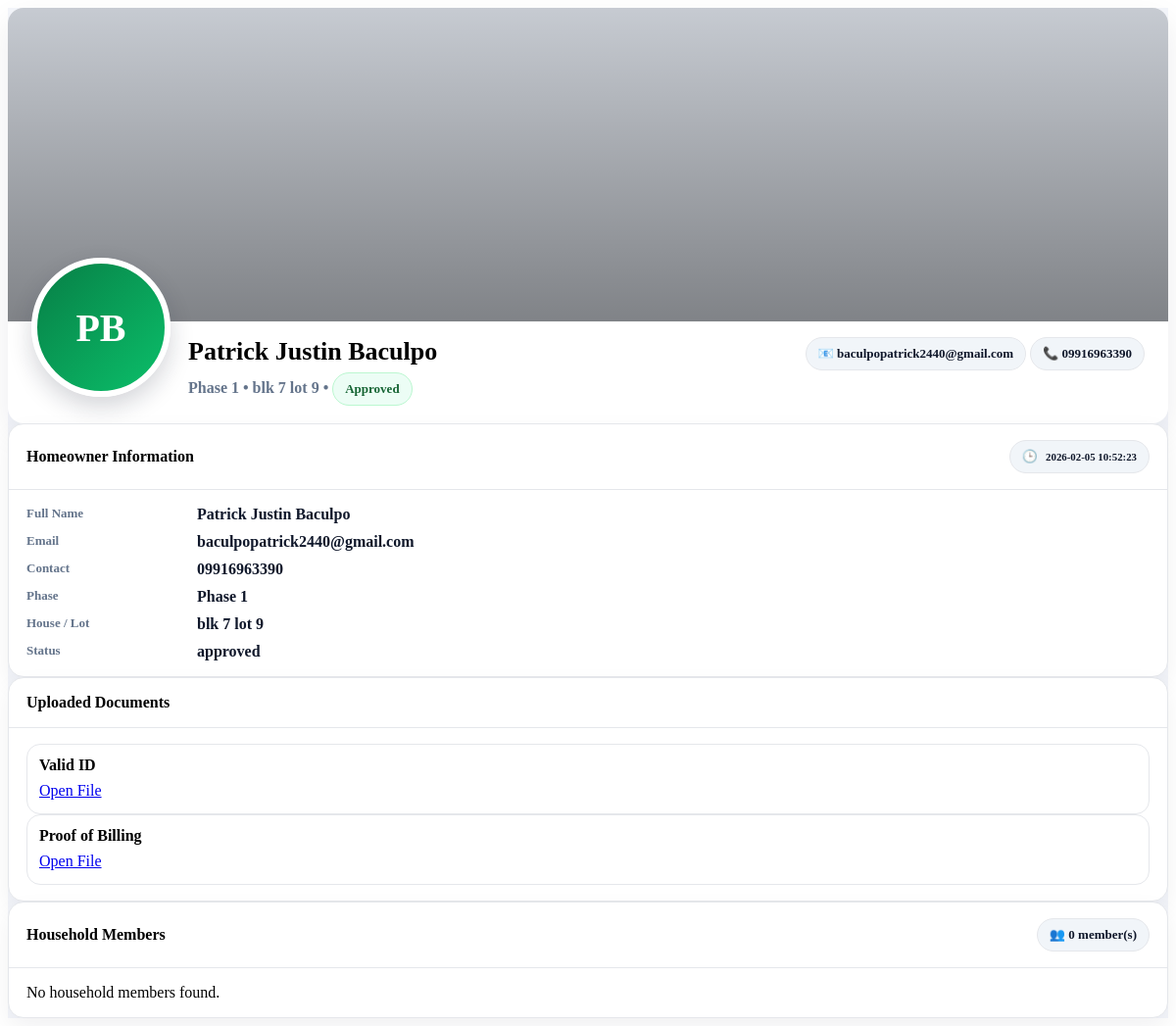
Screenshot of /admin/homeowner_profile_ajax.php?id=35 (signed in) with the database file from the repository.
### tables this page shows
CREATE TABLE `homeowners` (
  `id` int(11) NOT NULL,
  `public_id` varchar(20) DEFAULT NULL,
  `first_name` varchar(100) NOT NULL,
  `middle_name` varchar(100) DEFAULT NULL,
  `last_name` varchar(100) NOT NULL,
  `contact_number` varchar(15) NOT NULL,
  `email` varchar(255) NOT NULL,
  `password` varchar(255) NOT NULL,
  `must_change_password` tinyint(1) NOT NULL DEFAULT 1,
  `phase` enum('Phase 1','Phase 2','Phase 3') NOT NULL,
  `house_lot_number` varchar(50) NOT NULL,
  `valid_id_path` varchar(255) NOT NULL,
  `proof_of_billing_path` varchar(255) NOT NULL,
  `latitude` decimal(10,7) DEFAULT NULL,
  `longitude` decimal(10,7) DEFAULT NULL,
  `status` enum('pending','approved','rejected') DEFAULT 'pending',
  `admin_id` int(11) DEFAULT NULL,
  `created_at` timestamp NOT NULL DEFAULT current_timestamp(),
  `reset_token` varchar(255) DEFAULT NULL,
  `reset_expires` datetime DEFAULT NULL
);

### admin/homeowner_profile_ajax.php (the view, shortened to what this page needs)
<?php
$host = "localhost";
$db   = "south_meridian_hoa";
$user = "root";
$pass = "";
$conn = new mysqli($host, $user, $pass, $db);
$conn->set_charset("utf8mb4");
function esc($v){ return htmlspecialchars((string)$v, ENT_QUOTES, 'UTF-8'); }
function render_homeowner_profile_html(mysqli $conn, string $admin_role, string $admin_phase, int $id): string {
  if ($admin_role === 'superadmin') {
    $stmt = $conn->prepare("SELECT * FROM homeowners WHERE id=?");
    $stmt->bind_param("i", $id);
  } else {
    $stmt = $conn->prepare("SELECT * FROM homeowners WHERE id=? AND phase=?");
    $stmt->bind_param("is", $id, $admin_phase);
  }
  $stmt->execute();
  $homeowner = $stmt->get_result()->fetch_assoc();
  $stmt = $conn->prepare("SELECT * FROM household_members WHERE homeowner_id=? ORDER BY id ASC");
  $stmt->bind_param("i", $id);
  $stmt->execute();
  $members = $stmt->get_result();
  $lat = $homeowner['latitude'] ?? '';
  $lng = $homeowner['longitude'] ?? '';
  $validId = $homeowner['valid_id_path'] ?? '';
  $proof   = $homeowner['proof_of_billing_path'] ?? '';
  $fn = trim((string)($homeowner['first_name'] ?? ''));
  $ln = trim((string)($homeowner['last_name'] ?? ''));
  $initials = strtoupper(($fn ? $fn[0] : 'H') . ($ln ? $ln[0] : 'O'));
  $status = strtolower((string)($homeowner['status'] ?? 'pending'));
  $badgeClass = 'badge-soft-warning';
  if ($status === 'approved') $badgeClass = 'badge-soft-success';
  ?>
  <div class="p-3 p-lg-4" style="background:var(--bg);">
    <div class="profile-shell mb-4">
      <div class="cover">
        <?php if (!empty($lat) && !empty($lng)): ?>
          <div id="coverMap" data-lat="<?= esc($lat) ?>" data-lng="<?= esc($lng) ?>"></div>
          <div class="cover-overlay"></div>
        <?php else: ?>
          <div class="h-100 w-100 d-flex align-items-center justify-content-center bg-light">
            <div class="text-muted fw-semibold">No location saved for this homeowner.</div>
          </div>
        <?php endif; ?>
      </div>
      <div class="profile-header">
        <div class="avatar"><?= esc($initials) ?></div>
        <div class="profile-meta">
          <div>
            <p class="name"><?= esc(($homeowner['first_name'] ?? '').' '.($homeowner['middle_name'] ?? '').' '.($homeowner['last_name'] ?? '')) ?></p>
            <p class="subline">
              <?= esc($homeowner['phase'] ?? '') ?> • <?= esc($homeowner['house_lot_number'] ?? '') ?> •
              <span class="pill <?= esc($badgeClass) ?>"><?= esc(ucfirst($status)) ?></span>
            </p>
          </div>
          <div class="d-flex gap-2 flex-wrap">
            <span class="pill">📧 <?= esc($homeowner['email'] ?? '') ?></span>
            <span class="pill">📞 <?= esc($homeowner['contact_number'] ?? '') ?></span>
          </div>
        </div>
      </div>
    </div>
    <div class="row g-4">
      <div class="col-lg-5">
        <div class="cardx mb-4">
          <div class="cardx-head">
            <h5 class="cardx-title">Homeowner Information</h5>
            <span class="pill">🕒 <small><?= esc($homeowner['created_at'] ?? '') ?></small></span>
          </div>
          <div class="cardx-body">
            <div class="kv">
              <div class="k">Full Name</div>
              <div class="v"><?= esc(($homeowner['first_name'] ?? '').' '.($homeowner['middle_name'] ?? '').' '.($homeowner['last_name'] ?? '')) ?></div>
              <div class="k">Email</div>
              <div class="v"><?= esc($homeowner['email'] ?? '') ?></div>
              <div class="k">Contact</div>
              <div class="v"><?= esc($homeowner['contact_number'] ?? '') ?></div>
              <div class="k">Phase</div>
              <div class="v"><?= esc($homeowner['phase'] ?? '') ?></div>
              <div class="k">House / Lot</div>
              <div class="v"><?= esc($homeowner['house_lot_number'] ?? '') ?></div>
              <div class="k">Status</div>
              <div class="v text-capitalize"><?= esc($status) ?></div>
            </div>
          </div>
        </div>
        <div class="cardx">
          <div class="cardx-head"><h5 class="cardx-title">Uploaded Documents</h5></div>
          <div class="cardx-body">
            <div class="row g-3">
              <div class="col-12">
                <div class="doc-card">
                  <div class="doc-meta">
                    <p class="doc-title mb-1">Valid ID</p>
                    <?php if ($validId): ?>
                      <a class="btn btn-sm btn-success" target="_blank" href="<?= esc($validId) ?>">Open File</a>
                    <?php else: ?>
                      <span class="text-muted fw-semibold">—</span>
                    <?php endif; ?>
                  </div>
                </div>
              </div>
              <div class="col-12">
                <div class="doc-card">
                  <div class="doc-meta">
                    <p class="doc-title mb-1">Proof of Billing</p>
                    <?php if ($proof): ?>
                      <a class="btn btn-sm btn-success" target="_blank" href="<?= esc($proof) ?>">Open File</a>
                    <?php else: ?>
                      <span class="text-muted fw-semibold">—</span>
                    <?php endif; ?>
                  </div>
                </div>
              </div>
            </div>
          </div>
        </div>
      </div>
      <div class="col-lg-7">
        <div class="cardx">
          <div class="cardx-head">
            <h5 class="cardx-title">Household Members</h5>
            <span class="pill">👥 <?= (int)$members->num_rows ?> member(s)</span>
          </div>
          <div class="cardx-body">
            <?php if ($members->num_rows > 0): ?>
              <div class="table-responsive">
                <table class="table table-hover align-middle mb-0">
                  <thead>
                    <tr>
                      <th style="width:60px;">#</th>
                      <th>Full Name</th>
                      <th style="width:180px;">Relation</th>
                    </tr>
                  </thead>
                  <tbody>
                    <?php $i=1; while($m = $members->fetch_assoc()): ?>
                      <tr>
                        <td class="fw-bold"><?= $i++ ?></td>
                        <td class="fw-semibold">
                          <?= esc($m['first_name'] ?? '') ?> <?= esc($m['middle_name'] ?? '') ?> <?= esc($m['last_name'] ?? '') ?>
                        </td>
                        <td><span class="pill"><?= esc($m['relation'] ?? '') ?></span></td>
                      </tr>
                    <?php endwhile; ?>
                  </tbody>
                </table>
              </div>
            <?php else: ?>
              <div class="text-muted fw-semibold">No household members found.</div>
            <?php endif; ?>
          </div>
        </div>
      </div>
    </div>
  </div>
  <?php
  return ob_get_clean();
}
$id = (int)($_GET['id'] ?? 0);
$admin_id_sess = (int)($_SESSION['admin_id'] ?? 0);
$admin_phase = (string)($_SESSION['admin_phase'] ?? '');
$admin_role  = (string)($_SESSION['admin_role'] ?? '');
if ($admin_id_sess > 0) {
  $stmt = $conn->prepare("SELECT phase, role FROM admins WHERE id=?");
  $stmt->bind_param("i", $admin_id_sess);
  $stmt->execute();
  $a = $stmt->get_result()->fetch_assoc();
  $admin_phase = $a['phase'] ?? $admin_phase;
  $admin_role  = $a['role'] ?? $admin_role;
}
echo render_homeowner_profile_html($conn, $admin_role, $admin_phase, $id);

### admin/homeowner_profile_ajax.php (style rules this page uses)
.profile-shell { border-radius:16px;overflow:hidden;box-shadow:0 12px 32px rgba(15,23,42,.08);background:var(--card); }
.cover { position:relative;height:320px;background:#e9eef6; }
#coverMap { height:100%;width:100%; }
.cover-overlay { position:absolute;inset:0;background:linear-gradient(to bottom,rgba(0,0,0,.15),rgba(0,0,0,.45));z-index:2;pointer-events:none; }
.profile-header { position:relative;padding:0 24px 18px; }
.avatar { width:130px;height:130px;border-radius:50%;background:linear-gradient(135deg,var(--brand),#0bbf6a); border:6px solid #fff;display:grid;place-items:center;color:#fff;font-weight:800;font-size:40px; position:absolute;top:-65px;left:24px;z-index:4;box-shadow:0 10px 25px rgba(15,23,42,.18); }
.profile-meta { padding-top:16px;padding-left:160px;display:flex;align-items:flex-start;justify-content:space-between;gap:16px;flex-wrap:wrap; }
.name { font-size:26px;font-weight:800;margin:0;line-height:1.15; }
.subline { margin:6px 0 0;color:var(--muted);font-weight:600; }
.pill { display:inline-flex;align-items:center;gap:8px;padding:8px 12px;border-radius:999px;background:#f1f5f9;color:#0f172a; font-weight:700;font-size:13px;border:1px solid var(--border); }
.badge-soft-success { background:#ecfdf5;border:1px solid #bbf7d0;color:#166534; }
.cardx { background:var(--card);border:1px solid var(--border);border-radius:16px;box-shadow:0 10px 24px rgba(15,23,42,.06); }
.cardx-head { padding:16px 18px;border-bottom:1px solid var(--border);display:flex;align-items:center;justify-content:space-between;gap:12px; }
.cardx-title { margin:0;font-weight:800;font-size:16px; }
.cardx-body { padding:16px 18px; }
.kv { display:grid;grid-template-columns:160px 1fr;gap:10px 14px; }
.k { color:var(--muted);font-weight:700;font-size:13px; }
.v { font-weight:700;color:var(--ink); }
.doc-card { border:1px solid var(--border);border-radius:14px;overflow:hidden;background:#fff; }
.doc-meta { padding:12px 12px 14px; }
.doc-title { font-weight:800;margin:0 0 8px; }

### rows the page displays
homeowners: initials "PB", first_name+middle_name+last_name "Patrick Justin Baculpo", phase "Phase 1", house_lot_number "blk 7 lot 9", status "Approved", email "baculpopatrick2440@gmail.com", contact_number "09916963390", created_at "2026-02-05 10:52:23", status "approved", must_change_password "0"
